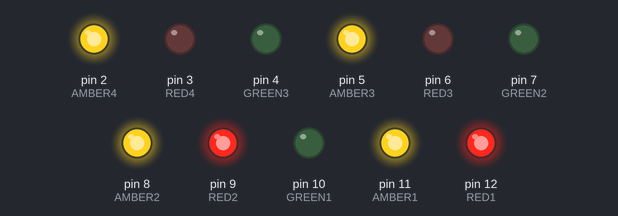
A sketch run on a simulated Arduino Uno, built with avr-gcc and run on an emulated ATmega328P. On the bench: output pins drawn as LEDs (lit = HIGH). Pins used as bus, display or sensor lines are not drawn; what the sketch prints to the serial monitor is not drawn.

Above: at 3.5 s.
At 4.5 s:
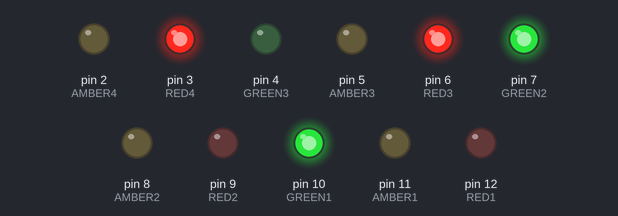
At 5.5 s:
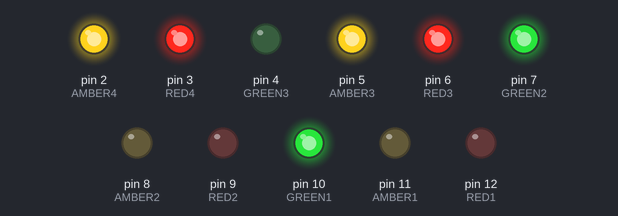
At 6.5 s:
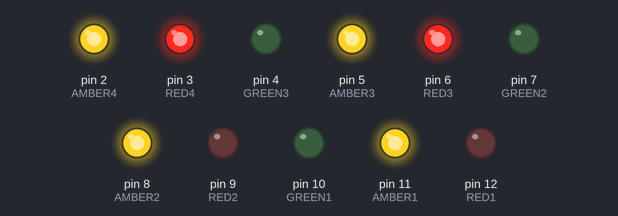
At 7.5 s:
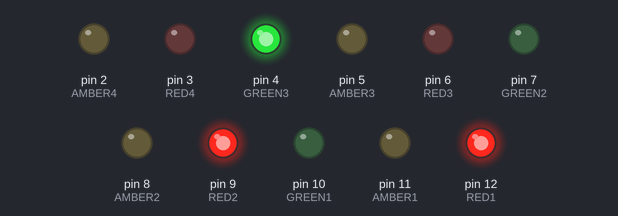
Timing chart, 0 to 9.5 s (numbered marks = the images above):
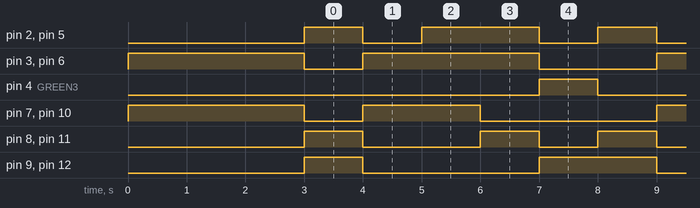

Measured:
- by itself, pin 2 (AMBER4), pin 5 (AMBER3): repeats every 5.0 s: LOW 1.0 s, HIGH 2.0 s, LOW 1.0 s, HIGH 1.0 s
- by itself, pin 3 (RED4), pin 6 (RED3): repeats every 5.0 s: HIGH 3.0 s, LOW 2.0 s
- by itself, pin 4 (GREEN3): alternates HIGH for 1.0 s and LOW for 4.0 s
- by itself, pin 7 (GREEN2), pin 10 (GREEN1): repeats every 5.0 s: HIGH 2.0 s, LOW 3.0 s
- by itself, pin 8 (AMBER2), pin 11 (AMBER1): repeats every 5.0 s: LOW 2.0 s, HIGH 1.0 s, LOW 1.0 s, HIGH 1.0 s
- by itself, pin 9 (RED2), pin 12 (RED1): repeats every 5.0 s: LOW 3.0 s, HIGH 2.0 s

The sketch:

TrafficLightsToy.ino
```cpp
#include <SPI.h>
#include "debugging.h"

#define RED1 12
#define AMBER1 11
#define GREEN1 10

#define RED2 9
#define AMBER2 8
#define GREEN2 7

#define RED3 6
#define AMBER3 5
#define GREEN3 4

#define RED4 3
#define AMBER4 2
#define GREEN4 1

int num_lights = 12;
bool current_direction = false;

void setup() {

  Serial.begin( 9600 );

  for ( int i = 1 ; i <= num_lights ; i++ )
  {
    debug_int_line( i );
    pinMode( i, OUTPUT );
  }

  digitalWrite( RED1, LOW );
  digitalWrite( AMBER1, LOW );
  digitalWrite( GREEN1, HIGH );

  digitalWrite( RED2, LOW );
  digitalWrite( AMBER2, LOW );
  digitalWrite( GREEN2, HIGH );

  digitalWrite( RED3, HIGH );
  digitalWrite( AMBER3, LOW );
  digitalWrite( GREEN3, LOW );

  digitalWrite( RED4, HIGH );
  digitalWrite( AMBER4, LOW );
  digitalWrite( GREEN4, LOW );

  delay( 3000 );

}

void loop() {
  if ( current_direction == true )
  {
    lights_northsouth();
    current_direction = false;
  }
  else
  {
    lights_eastwest();
    current_direction = true;
  }
  delay( 1000 );
}

void lights_northsouth ()
{

  /** North/South **/
  digitalWrite( RED1, LOW );
  digitalWrite( AMBER1, LOW );
  digitalWrite( GREEN1, HIGH );
  digitalWrite( RED2, LOW );
  digitalWrite( AMBER2, LOW );
  digitalWrite( GREEN2, HIGH );

  /** East/West **/
  digitalWrite( RED3, HIGH );
  digitalWrite( AMBER3, HIGH );
  digitalWrite( GREEN3, LOW );
  digitalWrite( RED4, HIGH );
  digitalWrite( AMBER4, HIGH );
  digitalWrite( GREEN4, LOW );

  delay( 1000 );

  /** North/South **/
  digitalWrite( RED1, LOW );
  digitalWrite( AMBER1, HIGH );
  digitalWrite( GREEN1, LOW );
  digitalWrite( RED2, LOW );
  digitalWrite( AMBER2, HIGH );
  digitalWrite( GREEN2, LOW );

  /** East/West **/
  digitalWrite( RED3, HIGH );
  digitalWrite( AMBER3, HIGH );
  digitalWrite( GREEN3, LOW );
  digitalWrite( RED4, HIGH );
  digitalWrite( AMBER4, HIGH );
  digitalWrite( GREEN4, LOW );

  delay( 1000 );

  /** North/South **/
  digitalWrite( RED1, HIGH );
  digitalWrite( AMBER1, LOW );
  digitalWrite( GREEN1, LOW );
  digitalWrite( RED2, HIGH );
  digitalWrite( AMBER2, LOW );
  digitalWrite( GREEN2, LOW );

  /** East/West **/
  digitalWrite( RED3, LOW );
  digitalWrite( AMBER3, LOW );
  digitalWrite( GREEN3, HIGH );
  digitalWrite( RED4, LOW );
  digitalWrite( AMBER4, LOW );
  digitalWrite( GREEN4, HIGH );

}

void lights_eastwest ()
{

  /** North/South **/
  digitalWrite( RED1, HIGH );
  digitalWrite( AMBER1, HIGH );
  digitalWrite( GREEN1, LOW );
  digitalWrite( RED2, HIGH );
  digitalWrite( AMBER2, HIGH );
  digitalWrite( GREEN2, LOW );

  /** East/West **/
  digitalWrite( RED3, LOW );
  digitalWrite( AMBER3, HIGH );
  digitalWrite( GREEN3, LOW );
  digitalWrite( RED4, LOW );
  digitalWrite( AMBER4, HIGH );
  digitalWrite( GREEN4, LOW );

  delay( 1000 );

  /** North/South **/
  digitalWrite( RED1, LOW );
  digitalWrite( AMBER1, LOW );
  digitalWrite( GREEN1, HIGH );
  digitalWrite( RED2, LOW );
  digitalWrite( AMBER2, LOW );
  digitalWrite( GREEN2, HIGH );

  /** East/West **/
  digitalWrite( RED3, HIGH );
  digitalWrite( AMBER3, LOW );
  digitalWrite( GREEN3, LOW );
  digitalWrite( RED4, HIGH );
  digitalWrite( AMBER4, LOW );
  digitalWrite( GREEN4, LOW );

}
```

debugging.h
```cpp
/******************************************************************************/

void debug_message ( char Label[], unsigned int Value )
{
  Serial.print( Label );
  Serial.print( ": " );
  Serial.println( Value );
}

void debug_message ( char Label[], bool Value )
{
  Serial.print( Label );
  Serial.print( ": " );
  Serial.println( Value );
}

void debug_message ( char Label[], int Value )
{
  Serial.print( Label );
  Serial.print( ": " );
  Serial.println( Value );
}

void debug_message ( char Label[], unsigned long Value )
{
  Serial.print( Label );
  Serial.print( ": " );
  Serial.println( Value );
}

void debug_message ( char Value[] )
{
  Serial.print( "STATUS: " );
  Serial.println( Value );
}

void debug_chars ( char Value[] )
{
  Serial.print( Value );
}

void debug_chars_line ( char Value[] )
{
  Serial.println( Value );
}

void debug_int_line ( unsigned int Value )
{
  Serial.println( Value, DEC );
}

/******************************************************************************/
```
